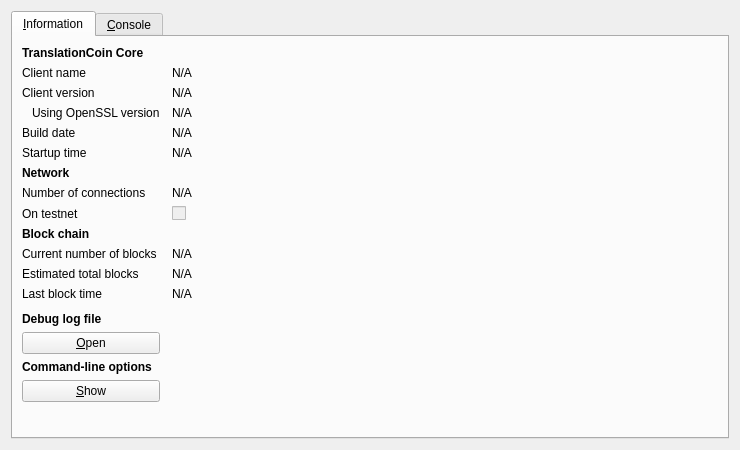
<?xml version="1.0" encoding="UTF-8"?>
<ui version="4.0">
 <class>RPCConsole</class>
 <widget class="QDialog" name="RPCConsole">
  <property name="geometry">
   <rect>
    <x>0</x>
    <y>0</y>
    <width>740</width>
    <height>450</height>
   </rect>
  </property>
  <property name="windowTitle">
   <string>TranslationCoin - Debug window</string>
  </property>
  <layout class="QVBoxLayout" name="verticalLayout_2">
   <item>
    <widget class="QTabWidget" name="tabWidget">
     <property name="currentIndex">
      <number>0</number>
     </property>
     <widget class="QWidget" name="tab_info">
      <attribute name="title">
       <string>&amp;Information</string>
      </attribute>
      <layout class="QGridLayout" name="gridLayout" columnstretch="0,1">
       <property name="horizontalSpacing">
        <number>12</number>
       </property>
       <item row="0" column="0">
        <widget class="QLabel" name="label_9">
         <property name="font">
          <font>
           <weight>75</weight>
           <bold>true</bold>
          </font>
         </property>
         <property name="text">
          <string>TranslationCoin Core</string>
         </property>
        </widget>
       </item>
       <item row="1" column="0">
        <widget class="QLabel" name="label_5">
         <property name="text">
          <string>Client name</string>
         </property>
        </widget>
       </item>
       <item row="1" column="1">
        <widget class="QLabel" name="clientName">
         <property name="cursor">
          <cursorShape>IBeamCursor</cursorShape>
         </property>
         <property name="text">
          <string>N/A</string>
         </property>
         <property name="textFormat">
          <enum>Qt::PlainText</enum>
         </property>
         <property name="textInteractionFlags">
          <set>Qt::LinksAccessibleByMouse|Qt::TextSelectableByKeyboard|Qt::TextSelectableByMouse</set>
         </property>
        </widget>
       </item>
       <item row="2" column="0">
        <widget class="QLabel" name="label_6">
         <property name="text">
          <string>Client version</string>
         </property>
        </widget>
       </item>
       <item row="2" column="1">
        <widget class="QLabel" name="clientVersion">
         <property name="cursor">
          <cursorShape>IBeamCursor</cursorShape>
         </property>
         <property name="text">
          <string>N/A</string>
         </property>
         <property name="textFormat">
          <enum>Qt::PlainText</enum>
         </property>
         <property name="textInteractionFlags">
          <set>Qt::LinksAccessibleByMouse|Qt::TextSelectableByKeyboard|Qt::TextSelectableByMouse</set>
         </property>
        </widget>
       </item>
       <item row="3" column="0">
        <widget class="QLabel" name="label_14">
         <property name="text">
          <string>Using OpenSSL version</string>
         </property>
         <property name="indent">
          <number>10</number>
         </property>
        </widget>
       </item>
       <item row="3" column="1">
        <widget class="QLabel" name="openSSLVersion">
         <property name="cursor">
          <cursorShape>IBeamCursor</cursorShape>
         </property>
         <property name="text">
          <string>N/A</string>
         </property>
         <property name="textFormat">
          <enum>Qt::PlainText</enum>
         </property>
         <property name="textInteractionFlags">
          <set>Qt::LinksAccessibleByMouse|Qt::TextSelectableByKeyboard|Qt::TextSelectableByMouse</set>
         </property>
        </widget>
       </item>
       <item row="4" column="0">
        <widget class="QLabel" name="label_12">
         <property name="text">
          <string>Build date</string>
         </property>
        </widget>
       </item>
       <item row="4" column="1">
        <widget class="QLabel" name="buildDate">
         <property name="cursor">
          <cursorShape>IBeamCursor</cursorShape>
         </property>
         <property name="text">
          <string>N/A</string>
         </property>
         <property name="textFormat">
          <enum>Qt::PlainText</enum>
         </property>
         <property name="textInteractionFlags">
          <set>Qt::LinksAccessibleByMouse|Qt::TextSelectableByKeyboard|Qt::TextSelectableByMouse</set>
         </property>
        </widget>
       </item>
       <item row="5" column="0">
        <widget class="QLabel" name="label_13">
         <property name="text">
          <string>Startup time</string>
         </property>
        </widget>
       </item>
       <item row="5" column="1">
        <widget class="QLabel" name="startupTime">
         <property name="cursor">
          <cursorShape>IBeamCursor</cursorShape>
         </property>
         <property name="text">
          <string>N/A</string>
         </property>
         <property name="textFormat">
          <enum>Qt::PlainText</enum>
         </property>
         <property name="textInteractionFlags">
          <set>Qt::LinksAccessibleByMouse|Qt::TextSelectableByKeyboard|Qt::TextSelectableByMouse</set>
         </property>
        </widget>
       </item>
       <item row="6" column="0">
        <widget class="QLabel" name="label_11">
         <property name="font">
          <font>
           <weight>75</weight>
           <bold>true</bold>
          </font>
         </property>
         <property name="text">
          <string>Network</string>
         </property>
        </widget>
       </item>
       <item row="7" column="0">
        <widget class="QLabel" name="label_7">
         <property name="text">
          <string>Number of connections</string>
         </property>
        </widget>
       </item>
       <item row="7" column="1">
        <widget class="QLabel" name="numberOfConnections">
         <property name="cursor">
          <cursorShape>IBeamCursor</cursorShape>
         </property>
         <property name="text">
          <string>N/A</string>
         </property>
         <property name="textFormat">
          <enum>Qt::PlainText</enum>
         </property>
         <property name="textInteractionFlags">
          <set>Qt::LinksAccessibleByMouse|Qt::TextSelectableByKeyboard|Qt::TextSelectableByMouse</set>
         </property>
        </widget>
       </item>
       <item row="8" column="0">
        <widget class="QLabel" name="label_8">
         <property name="text">
          <string>On testnet</string>
         </property>
        </widget>
       </item>
       <item row="8" column="1">
        <widget class="QCheckBox" name="isTestNet">
         <property name="enabled">
          <bool>false</bool>
         </property>
         <property name="text">
          <string/>
         </property>
        </widget>
       </item>
       <item row="9" column="0">
        <widget class="QLabel" name="label_10">
         <property name="font">
          <font>
           <weight>75</weight>
           <bold>true</bold>
          </font>
         </property>
         <property name="text">
          <string>Block chain</string>
         </property>
        </widget>
       </item>
       <item row="10" column="0">
        <widget class="QLabel" name="label_3">
         <property name="text">
          <string>Current number of blocks</string>
         </property>
        </widget>
       </item>
       <item row="10" column="1">
        <widget class="QLabel" name="numberOfBlocks">
         <property name="cursor">
          <cursorShape>IBeamCursor</cursorShape>
         </property>
         <property name="text">
          <string>N/A</string>
         </property>
         <property name="textFormat">
          <enum>Qt::PlainText</enum>
         </property>
         <property name="textInteractionFlags">
          <set>Qt::LinksAccessibleByMouse|Qt::TextSelectableByKeyboard|Qt::TextSelectableByMouse</set>
         </property>
        </widget>
       </item>
       <item row="11" column="0">
        <widget class="QLabel" name="label_4">
         <property name="text">
          <string>Estimated total blocks</string>
         </property>
        </widget>
       </item>
       <item row="11" column="1">
        <widget class="QLabel" name="totalBlocks">
         <property name="cursor">
          <cursorShape>IBeamCursor</cursorShape>
         </property>
         <property name="text">
          <string>N/A</string>
         </property>
         <property name="textFormat">
          <enum>Qt::PlainText</enum>
         </property>
         <property name="textInteractionFlags">
          <set>Qt::LinksAccessibleByMouse|Qt::TextSelectableByKeyboard|Qt::TextSelectableByMouse</set>
         </property>
        </widget>
       </item>
       <item row="12" column="0">
        <widget class="QLabel" name="label_2">
         <property name="text">
          <string>Last block time</string>
         </property>
        </widget>
       </item>
       <item row="12" column="1">
        <widget class="QLabel" name="lastBlockTime">
         <property name="cursor">
          <cursorShape>IBeamCursor</cursorShape>
         </property>
         <property name="text">
          <string>N/A</string>
         </property>
         <property name="textFormat">
          <enum>Qt::PlainText</enum>
         </property>
         <property name="textInteractionFlags">
          <set>Qt::LinksAccessibleByMouse|Qt::TextSelectableByKeyboard|Qt::TextSelectableByMouse</set>
         </property>
        </widget>
       </item>
       <item row="13" column="0">
        <spacer name="verticalSpacer_2">
         <property name="orientation">
          <enum>Qt::Vertical</enum>
         </property>
         <property name="sizeHint" stdset="0">
          <size>
           <width>20</width>
           <height>20</height>
          </size>
         </property>
        </spacer>
       </item>
       <item row="14" column="0">
        <widget class="QLabel" name="labelDebugLogfile">
         <property name="font">
          <font>
           <weight>75</weight>
           <bold>true</bold>
          </font>
         </property>
         <property name="text">
          <string>Debug log file</string>
         </property>
        </widget>
       </item>
       <item row="15" column="0">
        <widget class="QPushButton" name="openDebugLogfileButton">
         <property name="toolTip">
          <string>Open the TranslationCoin debug log file from the current data directory. This can take a few seconds for large log files.</string>
         </property>
         <property name="text">
          <string>&amp;Open</string>
         </property>
         <property name="autoDefault">
          <bool>false</bool>
         </property>
        </widget>
       </item>
       <item row="16" column="0">
        <widget class="QLabel" name="labelCLOptions">
         <property name="font">
          <font>
           <weight>75</weight>
           <bold>true</bold>
          </font>
         </property>
         <property name="text">
          <string>Command-line options</string>
         </property>
        </widget>
       </item>
       <item row="17" column="0">
        <widget class="QPushButton" name="showCLOptionsButton">
         <property name="toolTip">
          <string>Show the TranslationCoin-Qt help message to get a list with possible TranslationCoin command-line options.</string>
         </property>
         <property name="text">
          <string>&amp;Show</string>
         </property>
         <property name="autoDefault">
          <bool>false</bool>
         </property>
        </widget>
       </item>
       <item row="18" column="0">
        <spacer name="verticalSpacer">
         <property name="orientation">
          <enum>Qt::Vertical</enum>
         </property>
         <property name="sizeHint" stdset="0">
          <size>
           <width>20</width>
           <height>40</height>
          </size>
         </property>
        </spacer>
       </item>
      </layout>
     </widget>
     <widget class="QWidget" name="tab_console">
      <attribute name="title">
       <string>&amp;Console</string>
      </attribute>
      <layout class="QVBoxLayout" name="verticalLayout_3">
       <property name="spacing">
        <number>3</number>
       </property>
       <item>
        <widget class="QTextEdit" name="messagesWidget">
         <property name="minimumSize">
          <size>
           <width>0</width>
           <height>100</height>
          </size>
         </property>
         <property name="readOnly">
          <bool>true</bool>
         </property>
         <property name="tabKeyNavigation" stdset="0">
          <bool>false</bool>
         </property>
         <property name="columnCount" stdset="0">
          <number>2</number>
         </property>
        </widget>
       </item>
       <item>
        <layout class="QHBoxLayout" name="horizontalLayout">
         <property name="spacing">
          <number>3</number>
         </property>
         <item>
          <widget class="QLabel" name="label">
           <property name="text">
            <string notr="true">&gt;</string>
           </property>
          </widget>
         </item>
         <item>
          <widget class="QLineEdit" name="lineEdit"/>
         </item>
         <item>
          <widget class="QPushButton" name="clearButton">
           <property name="maximumSize">
            <size>
             <width>24</width>
             <height>24</height>
            </size>
           </property>
           <property name="toolTip">
            <string>Clear console</string>
           </property>
           <property name="text">
            <string/>
           </property>
           <property name="icon">
            <iconset resource="../bitcoin.qrc">
             <normaloff>:/icons/remove</normaloff>:/icons/remove</iconset>
           </property>
           <property name="shortcut">
            <string notr="true">Ctrl+L</string>
           </property>
           <property name="autoDefault">
            <bool>false</bool>
           </property>
          </widget>
         </item>
        </layout>
       </item>
      </layout>
     </widget>
    </widget>
   </item>
  </layout>
 </widget>
 <resources>
  <include location="../bitcoin.qrc"/>
 </resources>
 <connections/>
</ui>
